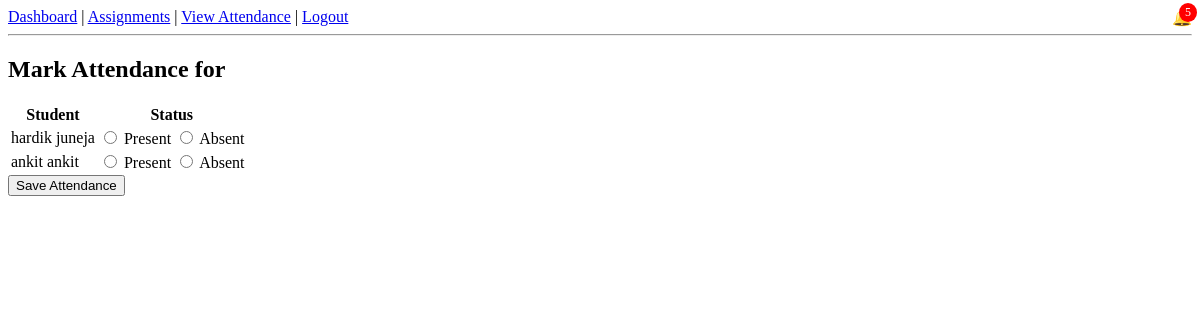
/attendance/mark/1/ (signed in), run on the app's committed database.
### core/models.py (models this page shows, shortened)
class Student(models.Model):
    user = models.OneToOneField(User, on_delete=models.CASCADE, related_name='student')
    roll_number = models.CharField(max_length=20,unique=True)
    course = models.ForeignKey(Course,on_delete=models.SET_NULL,null=True)

### core/views.py (the view, shortened to what this page needs)
# urls.py: path('attendance/mark/<int:course_id>/', views.mark_attendance, name='mark_attendance'),
@login_required
def mark_attendance(request, course_id):
    course = get_object_or_404(Course, id=course_id)
    students = Student.objects.filter(course=course)
    return render(request, 'core/mark_attendance.html', {'course': course, 'students': students})

### core/context_processors.py (called while the page is built)
def notifications_processor(request):
    if request.user.is_authenticated:
        return {
            'notifications': request.user.notifications.filter(is_read=False).order_by('-created_at')
        }
    return {}

### core/templates/core/mark_attendance.html (shortened to what this page needs)
{% extends 'core/base.html' %}
{% block content %}
<h2>Mark Attendance for {{ course.name }}</h2>
<form method="post">
  <table>
    <thead>
      <tr>
        <th>Student</th>
        <th>Status</th>
      </tr>
    </thead>
    <tbody>
      {% for student in students %}
      <tr>
        <td>{{ student.user.get_full_name }}</td>
        <td>
          <label>
            <input type="radio" name="status_{{ student.id }}" value="present" required>
            Present
          </label>
          <label>
            <input type="radio" name="status_{{ student.id }}" value="absent" required>
            Absent
          </label>
        </td>
      </tr>
      {% endfor %}
    </tbody>
  </table>
  <button type="submit">Save Attendance</button>
</form>
{% endblock %}

### data on the page
Student: user.get_full_name "hardik juneja"
Student: user.get_full_name "ankit ankit"

### other printed values
{{ notifications|length }} "5"
